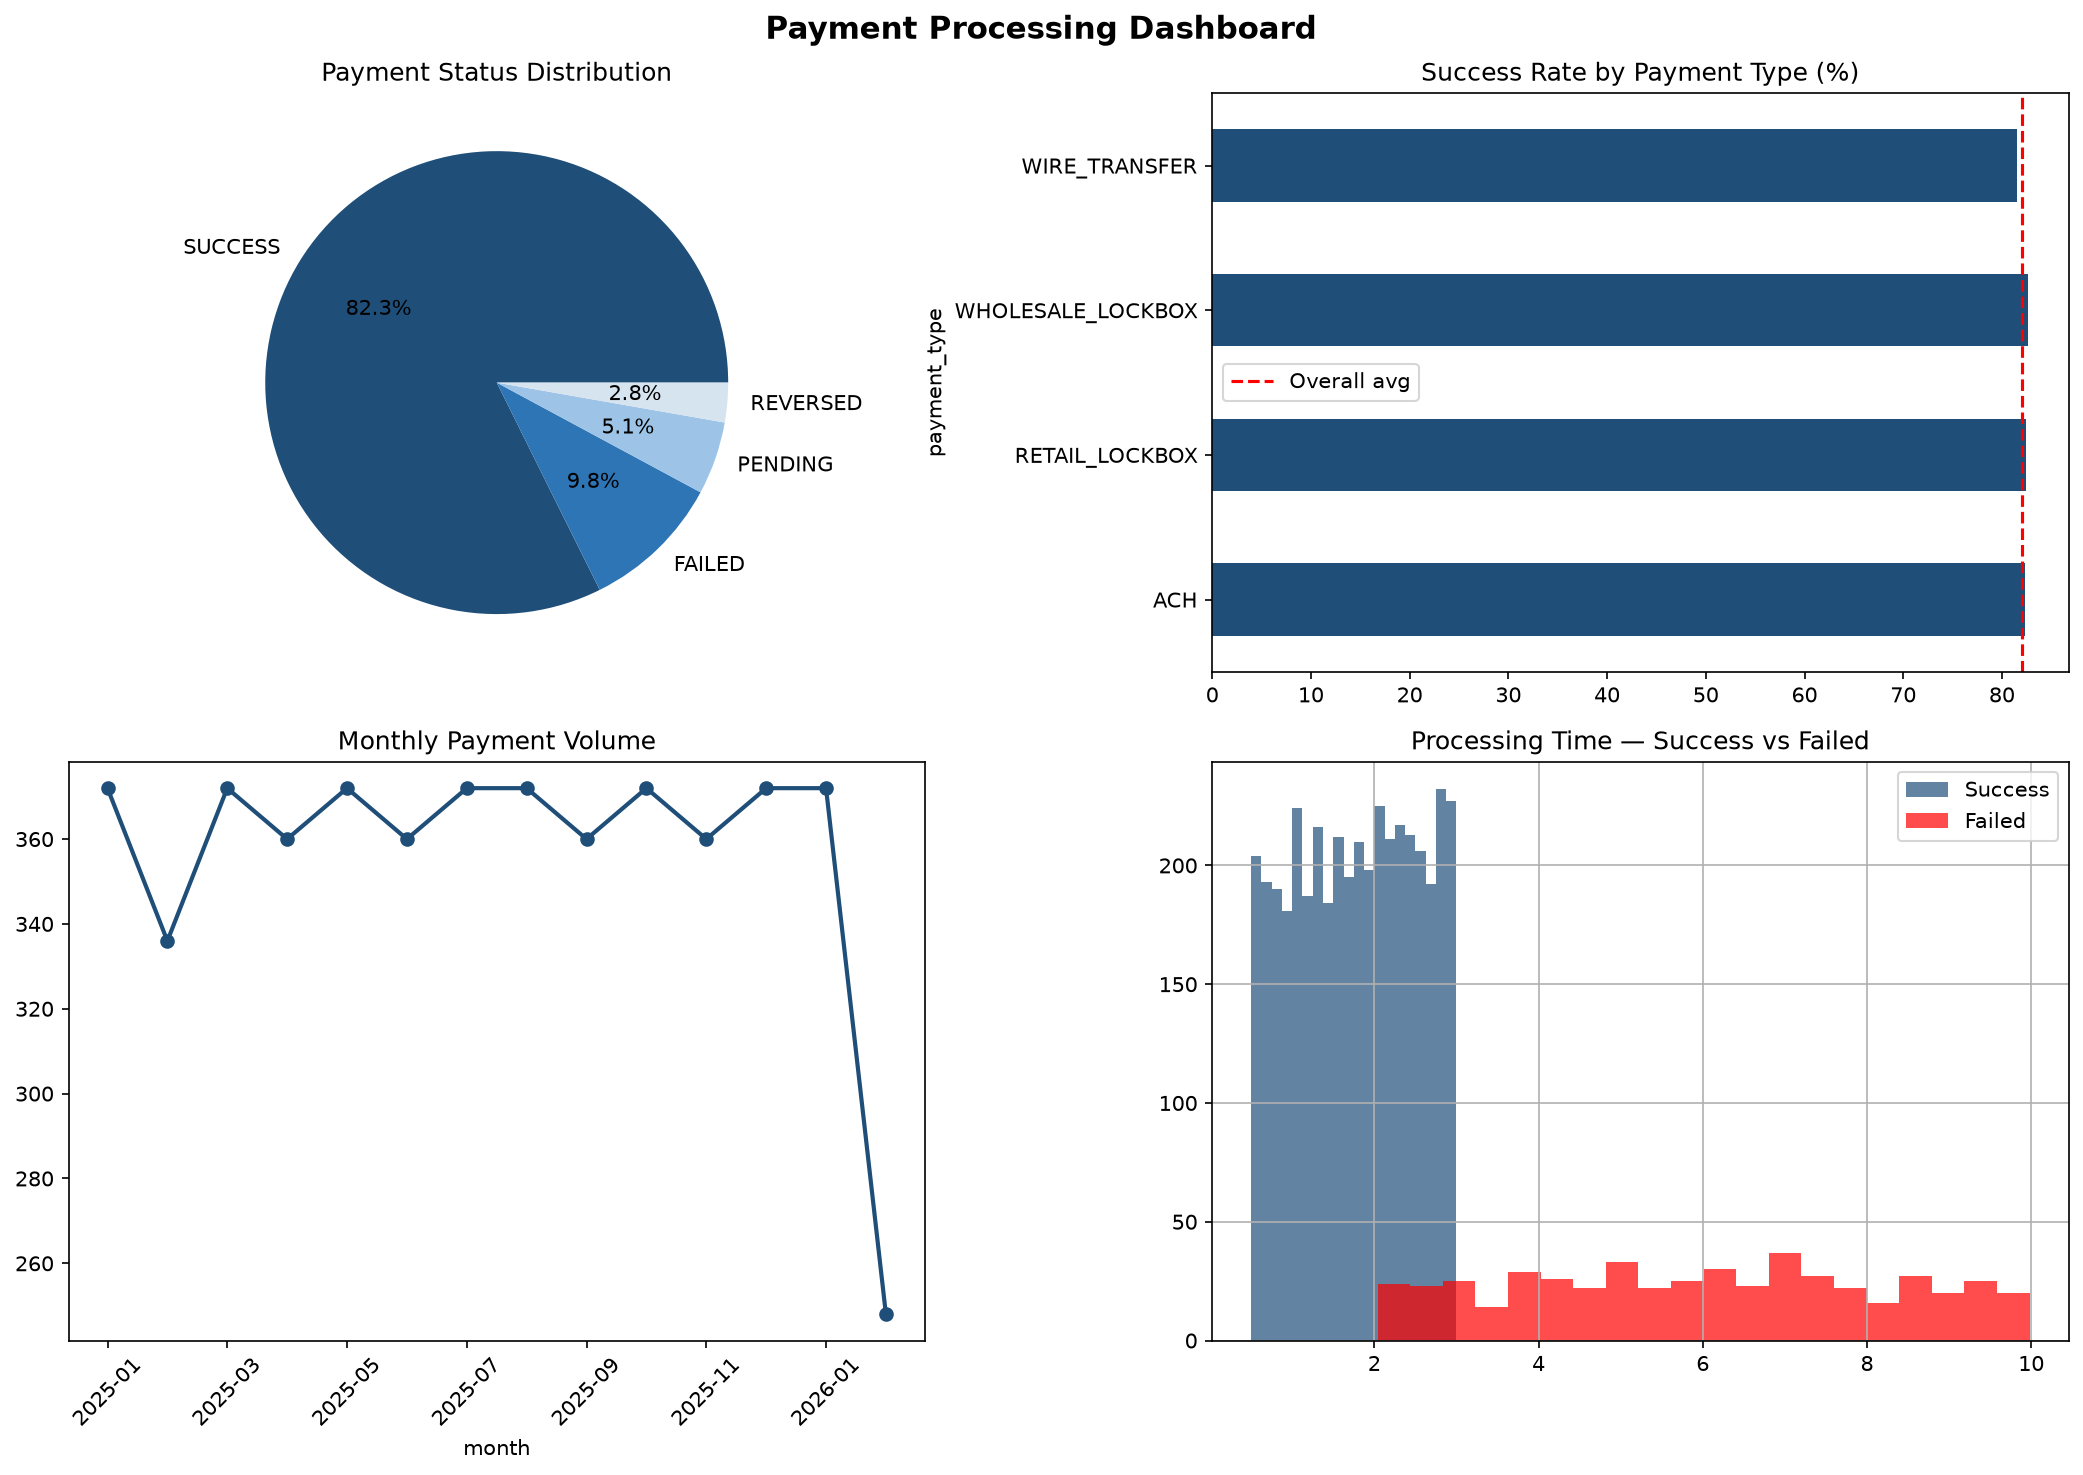

The Python source for this figure:
import pandas as pd
import numpy as np
import matplotlib.pyplot as plt
import matplotlib
matplotlib.use('Agg')
import sqlite3
import warnings
warnings.filterwarnings('ignore')

# Generate synthetic payment data
np.random.seed(42)
n = 5000

statuses = np.random.choice(
    ['SUCCESS','FAILED','PENDING','REVERSED'], n, p=[0.82, 0.10, 0.05, 0.03])
payment_types = np.random.choice(
    ['RETAIL_LOCKBOX','WHOLESALE_LOCKBOX','ACH','WIRE_TRANSFER'], n,
    p=[0.40, 0.25, 0.20, 0.15])
dates = pd.date_range('2025-01-01', periods=n, freq='2h')
amounts = np.where(
    payment_types == 'WHOLESALE_LOCKBOX',
    np.random.uniform(10000, 500000, n),
    np.random.uniform(100, 5000, n))
processing_times = np.where(
    statuses == 'SUCCESS',
    np.random.uniform(0.5, 3.0, n),
    np.random.uniform(2.0, 10.0, n))

df = pd.DataFrame({
    'payment_id': [f'PAY{i:06d}' for i in range(1, n+1)],
    'date': dates,
    'payment_type': payment_types,
    'status': statuses,
    'amount': np.round(amounts, 2),
    'processing_time_mins': np.round(processing_times, 2),
    'client_id': np.random.choice([f'CLIENT_{i:03d}' for i in range(1, 51)], n),
    'region': np.random.choice(['NORTHEAST','MIDWEST','SOUTH','WEST'], n)
})
df['month'] = df['date'].dt.to_period('M').astype(str)

print(f"Generated {len(df):,} payment records\n")

# Load into SQLite and run queries
conn = sqlite3.connect(':memory:')
df.to_sql('payments', conn, index=False)

print("--- Status Summary ---")
q1 = pd.read_sql("""
    SELECT status,
           COUNT(*) as count,
           ROUND(COUNT(*) * 100.0 / SUM(COUNT(*)) OVER(), 2) as pct,
           ROUND(SUM(amount), 2) as total_amount
    FROM payments
    GROUP BY status
    ORDER BY count DESC
""", conn)
print(q1.to_string(index=False))

print("\n--- Performance by Payment Type ---")
q2 = pd.read_sql("""
    SELECT payment_type,
           COUNT(*) as total,
           ROUND(AVG(CASE WHEN status='SUCCESS' THEN 1.0 ELSE 0.0 END)*100, 1) as success_rate,
           ROUND(AVG(amount), 2) as avg_amount,
           ROUND(AVG(processing_time_mins), 2) as avg_processing_mins
    FROM payments
    GROUP BY payment_type
    ORDER BY total DESC
""", conn)
print(q2.to_string(index=False))

print("\n--- Monthly Trend (first 6 months) ---")
q3 = pd.read_sql("""
    SELECT month,
           COUNT(*) as payments,
           ROUND(AVG(CASE WHEN status='SUCCESS' THEN 1.0 ELSE 0.0 END)*100, 1) as success_rate,
           ROUND(SUM(amount)/1000000, 2) as revenue_millions
    FROM payments
    GROUP BY month ORDER BY month
""", conn)
print(q3.head(6).to_string(index=False))

print("\n--- Top Failure Segments ---")
q4 = pd.read_sql("""
    SELECT payment_type, region, COUNT(*) as failures,
           ROUND(AVG(amount), 2) as avg_amount
    FROM payments WHERE status = 'FAILED'
    GROUP BY payment_type, region
    ORDER BY failures DESC LIMIT 8
""", conn)
print(q4.to_string(index=False))
conn.close()

# Dashboard
fig, axes = plt.subplots(2, 2, figsize=(14, 10))
fig.suptitle('Payment Processing Dashboard', fontsize=15, fontweight='bold')
colors = ['#1F4E79', '#2E75B6', '#9DC3E6', '#D6E4F0']

df['status'].value_counts().plot(
    kind='pie', ax=axes[0,0], autopct='%1.1f%%', colors=colors)
axes[0,0].set_title('Payment Status Distribution')

success_rate = (df[df['status']=='SUCCESS'].groupby('payment_type').size() /
                df.groupby('payment_type').size() * 100)
success_rate.plot(kind='barh', ax=axes[0,1], color='#1F4E79')
axes[0,1].set_title('Success Rate by Payment Type (%)')
axes[0,1].axvline(x=82, color='red', linestyle='--', label='Overall avg')
axes[0,1].legend()

df.groupby('month').size().plot(
    kind='line', ax=axes[1,0], color='#1F4E79', linewidth=2, marker='o')
axes[1,0].set_title('Monthly Payment Volume')
axes[1,0].tick_params(axis='x', rotation=45)

df[df['status']=='SUCCESS']['processing_time_mins'].hist(
    ax=axes[1,1], alpha=0.7, label='Success', color='#1F4E79', bins=20)
df[df['status']=='FAILED']['processing_time_mins'].hist(
    ax=axes[1,1], alpha=0.7, label='Failed', color='red', bins=20)
axes[1,1].set_title('Processing Time — Success vs Failed')
axes[1,1].legend()

plt.tight_layout()
plt.savefig('payment_dashboard.png', dpi=150, bbox_inches='tight')
print("\nSaved: payment_dashboard.png")

# Summary KPIs
print(f"""
KPI Summary:
  Total payments    : {len(df):,}
  Success rate      : {(df['status']=='SUCCESS').mean()*100:.1f}%
  Total value       : ${df['amount'].sum():,.0f}
  Failed value      : ${df[df['status']=='FAILED']['amount'].sum():,.0f}
  Avg process time  : {df['processing_time_mins'].mean():.2f} mins
""")
